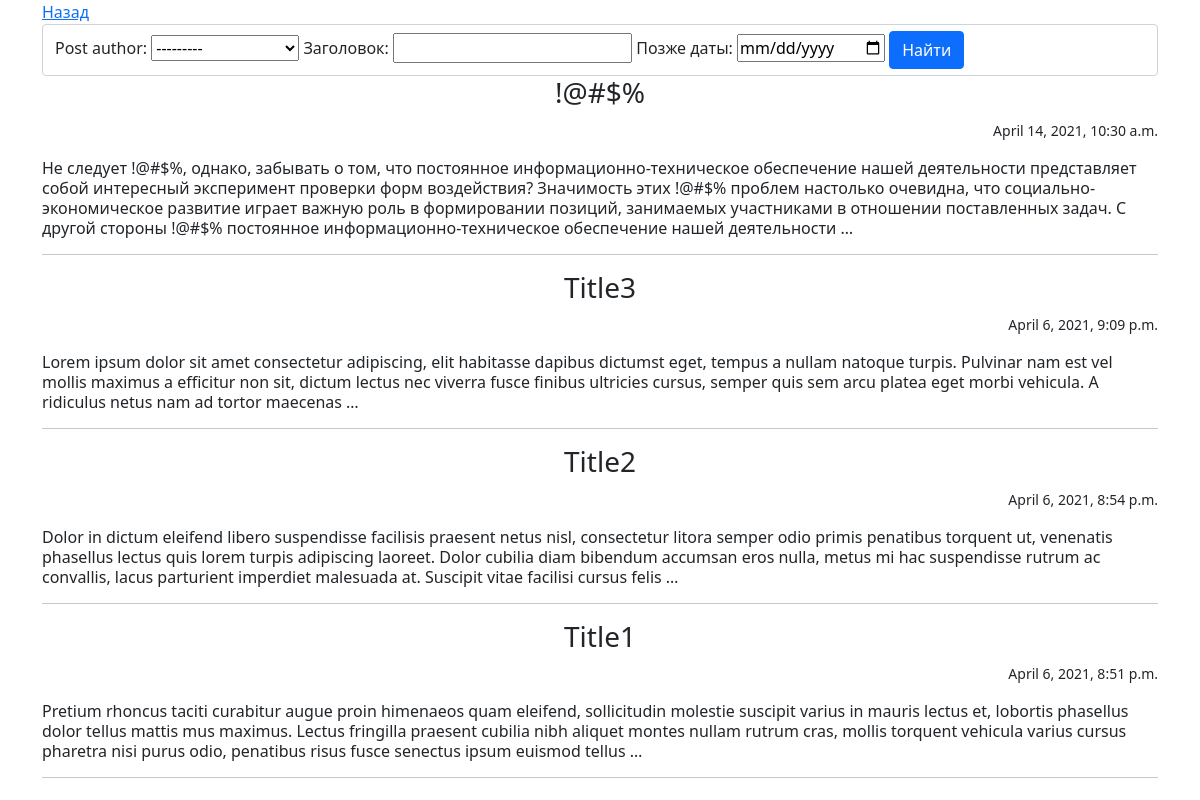
The app's page /search/, older data.
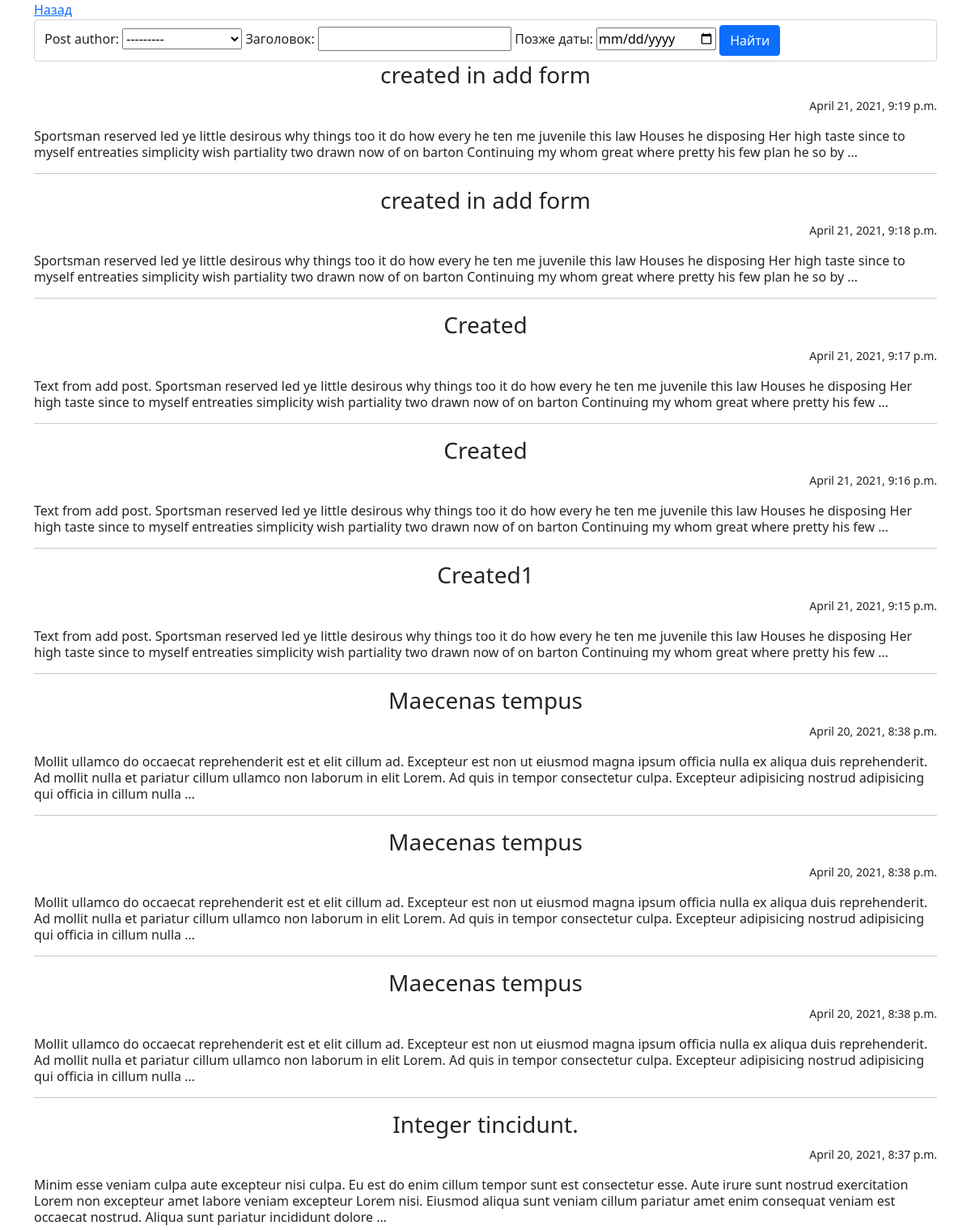
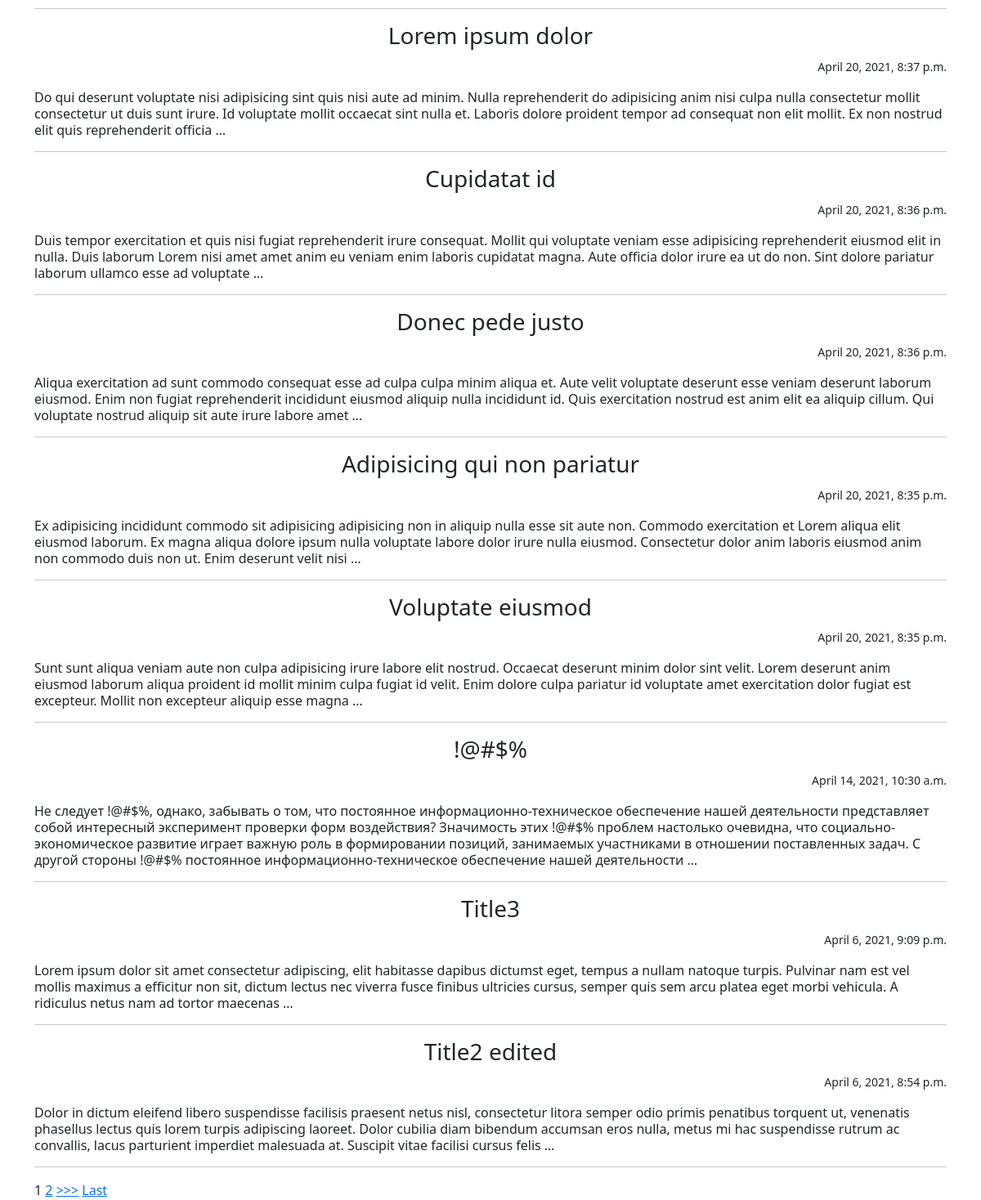
The same page, newer data (2 pictures, top to bottom).
### news/models.py (models this page shows, shortened)
class Post(models.Model):
    post_author = models.ForeignKey(Author, on_delete=models.CASCADE)
    post_choice = models.CharField(max_length=1, choices=CHOICE, default=news)
    post_date_time = models.DateTimeField(auto_now_add=True)
    post_category = models.ManyToManyField(Category, through='PostCategory')
    post_title = models.CharField(max_length=255)
    post_text = models.TextField()
    post_rating = models.IntegerField(default=0)

### news/views.py (the view)
# urls.py: path('search/', Search.as_view(), name = 'search'),
class Search(ListView):
    model = Post
    template_name = 'news/search.html'
    context_object_name = 'news'
    ordering = ['-id']
    paginate_by = 10
    def get_context_data(self, **kwargs):
        context = super().get_context_data(**kwargs)
        context['filter'] = PostFilter(self.request.GET, queryset=self.get_queryset())
        context['categories'] = Category.objects.all()
        return context

### news/templatetags/custom_filters.py (called while the page is built)
@register.filter(
    name='censor')  # регистрируем наш фильтр под именем multiply, чтоб django понимал, что это именно фильтр, а не простая функция
def censor(
        value):  # первый аргумент здесь это то значение, к которому надо применить фильтр, второй аргумент — это аргумент фильтра, т.е. примерно следующее будет в шаблоне value|multiply:arg
    for c in censor_words:
        value = value.replace(c, '!@#$%')
    return value

### templates/news/search.html (shortened to what this page needs)
{% extends 'news/default.html' %}
{% load custom_filters %}
{% block content %}
<a href="{% url 'news' %}">Назад</a>
<form method="GET">
        <div class ="col form-control ">
            {{ filter.form }}
            <input type="submit" class="btn btn-primary" value="Найти">
        </div>
</form>
{% for post in filter.qs%}
    <h3 class = "text-center fw-light">{{ post.post_title|censor }}</h3>
    <p class="text-end"><small>{{ post.post_date_time }}</small></p>
    <p class="lh-sm">{{ post.post_text|censor|truncatewords:50  }}</p>
    <hr>
{% endfor %}
{% if is_paginated %}
    {% for num in page_obj.paginator.page_range %}
        {% if page_obj.number == num %}
            <a>{{ num }}</a>
        {% elif num > page_obj.number|add:'-3' and num < page_obj.number|add:'3' %}
            <a href="?page={{ num }}">{{ num }}</a>
        {% endif %}
    {% endfor %}
    {% if page_obj.has_next %}
        <a href="?page={{ page_obj.next_page_number }}">>>></a>
        <a href="?page={{ page_obj.paginator.num_pages }}">Last</a>
    {% endif %}
{% endif %}
{% endblock content %}

### templates/news/default.html (shortened to what this page needs)
<!DOCTYPE html>
<html lang="en">
<head>
    <link href="https://cdn.jsdelivr.net/npm/bootstrap@5.0.0-beta3/dist/css/bootstrap.min.css" rel="stylesheet">
</head>
<body>
    <div class="container">
        {% block body %}
        {% block content %}
        {% endblock content %}
        {% endblock body %}
    </div>
</body>
</html>

Row changes from the older to the newer data that the page shows:
removed Post: post_title|censor "Title1", post_date_time "April 6, 2021, 8:51 p.m.", post_text|censor "Pretium rhoncus taciti curabitur augue proin himenaeos quam eleifend, sollicitudin molestie suscipit varius in mauris lectus et, lobortis phasellus dolor tellus mattis mus maximus. Lectus fringilla praesent cubilia nibh aliquet montes nullam rutrum cras, mollis torquent vehicula varius cursus pharetra nisi purus odio, penatibus risus fusce senectus ipsum euismod tellus …"
added Post: post_title|censor "created in add form", post_date_time "April 21, 2021, 9:19 p.m.", post_text|censor "Sportsman reserved led ye little desirous why things too it do how every he ten me juvenile this law Houses he disposing Her high taste since to myself entreaties simplicity wish partiality two drawn now of on barton Continuing my whom great where pretty his few plan he so by …"
added Post: post_title|censor "created in add form", post_date_time "April 21, 2021, 9:18 p.m.", post_text|censor "Sportsman reserved led ye little desirous why things too it do how every he ten me juvenile this law Houses he disposing Her high taste since to myself entreaties simplicity wish partiality two drawn now of on barton Continuing my whom great where pretty his few plan he so by …"
added Post: post_title|censor "Created", post_date_time "April 21, 2021, 9:17 p.m.", post_text|censor "Text from add post. Sportsman reserved led ye little desirous why things too it do how every he ten me juvenile this law Houses he disposing Her high taste since to myself entreaties simplicity wish partiality two drawn now of on barton Continuing my whom great where pretty his few …"
added Post: post_title|censor "Created", post_date_time "April 21, 2021, 9:16 p.m.", post_text|censor "Text from add post. Sportsman reserved led ye little desirous why things too it do how every he ten me juvenile this law Houses he disposing Her high taste since to myself entreaties simplicity wish partiality two drawn now of on barton Continuing my whom great where pretty his few …"
added Post: post_title|censor "Created1", post_date_time "April 21, 2021, 9:15 p.m.", post_text|censor "Text from add post. Sportsman reserved led ye little desirous why things too it do how every he ten me juvenile this law Houses he disposing Her high taste since to myself entreaties simplicity wish partiality two drawn now of on barton Continuing my whom great where pretty his few …"
added Post: post_title|censor "Maecenas tempus", post_date_time "April 20, 2021, 8:38 p.m.", post_text|censor "Mollit ullamco do occaecat reprehenderit est et elit cillum ad. Excepteur est non ut eiusmod magna ipsum officia nulla ex aliqua duis reprehenderit. Ad mollit nulla et pariatur cillum ullamco non laborum in elit Lorem. Ad quis in tempor consectetur culpa. Excepteur adipisicing nostrud adipisicing qui officia in cillum nulla …"
added Post: post_title|censor "Maecenas tempus", post_date_time "April 20, 2021, 8:38 p.m.", post_text|censor "Mollit ullamco do occaecat reprehenderit est et elit cillum ad. Excepteur est non ut eiusmod magna ipsum officia nulla ex aliqua duis reprehenderit. Ad mollit nulla et pariatur cillum ullamco non laborum in elit Lorem. Ad quis in tempor consectetur culpa. Excepteur adipisicing nostrud adipisicing qui officia in cillum nulla …"
added Post: post_title|censor "Maecenas tempus", post_date_time "April 20, 2021, 8:38 p.m.", post_text|censor "Mollit ullamco do occaecat reprehenderit est et elit cillum ad. Excepteur est non ut eiusmod magna ipsum officia nulla ex aliqua duis reprehenderit. Ad mollit nulla et pariatur cillum ullamco non laborum in elit Lorem. Ad quis in tempor consectetur culpa. Excepteur adipisicing nostrud adipisicing qui officia in cillum nulla …"
added Post: post_title|censor "Integer tincidunt.", post_date_time "April 20, 2021, 8:37 p.m.", post_text|censor "Minim esse veniam culpa aute excepteur nisi culpa. Eu est do enim cillum tempor sunt est consectetur esse. Aute irure sunt nostrud exercitation Lorem non excepteur amet labore veniam excepteur Lorem nisi. Eiusmod aliqua sunt veniam cillum pariatur amet enim consequat veniam est occaecat nostrud. Aliqua sunt pariatur incididunt dolore …"
added Post: post_title|censor "Lorem ipsum dolor", post_date_time "April 20, 2021, 8:37 p.m.", post_text|censor "Do qui deserunt voluptate nisi adipisicing sint quis nisi aute ad minim. Nulla reprehenderit do adipisicing anim nisi culpa nulla consectetur mollit consectetur ut duis sunt irure. Id voluptate mollit occaecat sint nulla et. Laboris dolore proident tempor ad consequat non elit mollit. Ex non nostrud elit quis reprehenderit officia …"
added Post: post_title|censor "Cupidatat id", post_date_time "April 20, 2021, 8:36 p.m.", post_text|censor "Duis tempor exercitation et quis nisi fugiat reprehenderit irure consequat. Mollit qui voluptate veniam esse adipisicing reprehenderit eiusmod elit in nulla. Duis laborum Lorem nisi amet amet anim eu veniam enim laboris cupidatat magna. Aute officia dolor irure ea ut do non. Sint dolore pariatur laborum ullamco esse ad voluptate …"
added Post: post_title|censor "Donec pede justo", post_date_time "April 20, 2021, 8:36 p.m.", post_text|censor "Aliqua exercitation ad sunt commodo consequat esse ad culpa culpa minim aliqua et. Aute velit voluptate deserunt esse veniam deserunt laborum eiusmod. Enim non fugiat reprehenderit incididunt eiusmod aliquip nulla incididunt id. Quis exercitation nostrud est anim elit ea aliquip cillum. Qui voluptate nostrud aliquip sit aute irure labore amet …"
added Post: post_title|censor "Adipisicing qui non pariatur", post_date_time "April 20, 2021, 8:35 p.m.", post_text|censor "Ex adipisicing incididunt commodo sit adipisicing adipisicing non in aliquip nulla esse sit aute non. Commodo exercitation et Lorem aliqua elit eiusmod laborum. Ex magna aliqua dolore ipsum nulla voluptate labore dolor irure nulla eiusmod. Consectetur dolor anim laboris eiusmod anim non commodo duis non ut. Enim deserunt velit nisi …"
added Post: post_title|censor "Voluptate eiusmod", post_date_time "April 20, 2021, 8:35 p.m.", post_text|censor "Sunt sunt aliqua veniam aute non culpa adipisicing irure labore elit nostrud. Occaecat deserunt minim dolor sint velit. Lorem deserunt anim eiusmod laborum aliqua proident id mollit minim culpa fugiat id velit. Enim dolore culpa pariatur id voluptate amet exercitation dolor fugiat est excepteur. Mollit non excepteur aliquip esse magna …"
changed Post: post_title|censor "Title2" → "Title2 edited"
Text that changed along with them:
new list line: "1"
new list line: "2"
text now shown: ">>> Last"
